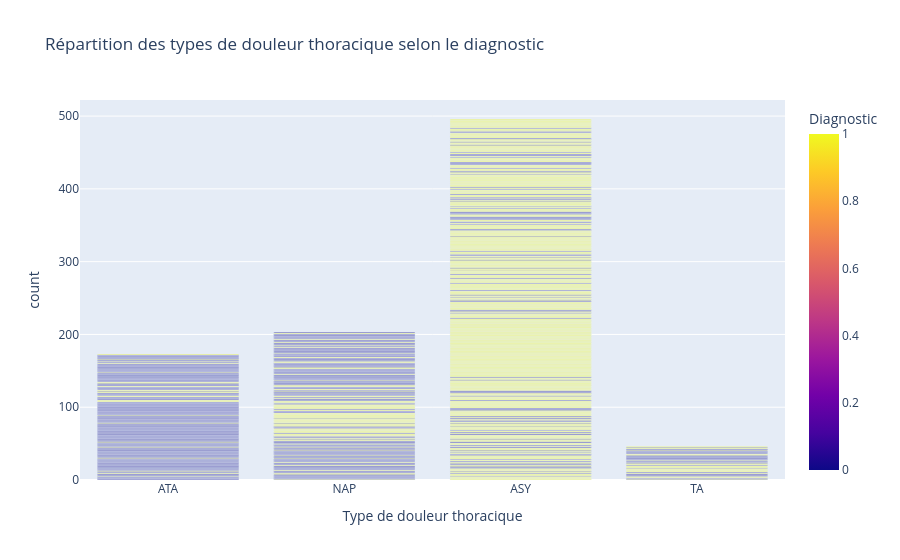

Notebook code for this chart:
### Code cell
#  Q3 : répartition des types de douleur thoracique selon le diagnostic
fig = px.bar(df, x="ChestPainType", color="HeartDisease", barmode="group",
             title="Répartition des types de douleur thoracique selon le diagnostic",
             labels={"ChestPainType": "Type de douleur thoracique", "HeartDisease": "Diagnostic"})
fig.show()

### Figure 1 — Plotly figure (JSON) as saved in the notebook; plotly's stock layout.template omitted (floating-point values rounded to 4 significant figures; data arrays with more than 128 entries replaced by an {"elided": "..."} marker saying what was removed)
{"data": [{"alignmentgroup": "True", "hovertemplate": "Type de douleur thoracique=%{x}<br>count=%{y}<br>Diagnostic=%{marker.color}<extra></extra>", "legendgroup": "", "marker": {"color": {"elided": "918 int values"}, "coloraxis": "coloraxis", "pattern": {"shape": ""}}, "name": "", "offsetgroup": "", "orientation": "v", "showlegend": false, "textposition": "auto", "type": "bar", "x": {"elided": "918 str values"}, "xaxis": "x", "y": {"elided": "918 int values"}, "yaxis": "y"}], "layout": {"barmode": "group", "coloraxis": {"colorbar": {"title": {"text": "Diagnostic"}}, "colorscale": [[0, "#0d0887"], [0.1111, "#46039f"], [0.2222, "#7201a8"], [0.3333, "#9c179e"], [0.4444, "#bd3786"], [0.5556, "#d8576b"], [0.6667, "#ed7953"], [0.7778, "#fb9f3a"], [0.8889, "#fdca26"], [1, "#f0f921"]]}, "legend": {"tracegroupgap": 0}, "title": {"text": "Répartition des types de douleur thoracique selon le diagnostic"}, "xaxis": {"anchor": "y", "domain": [0, 1], "title": {"text": "Type de douleur thoracique"}}, "yaxis": {"anchor": "x", "domain": [0, 1], "title": {"text": "count"}}}}
